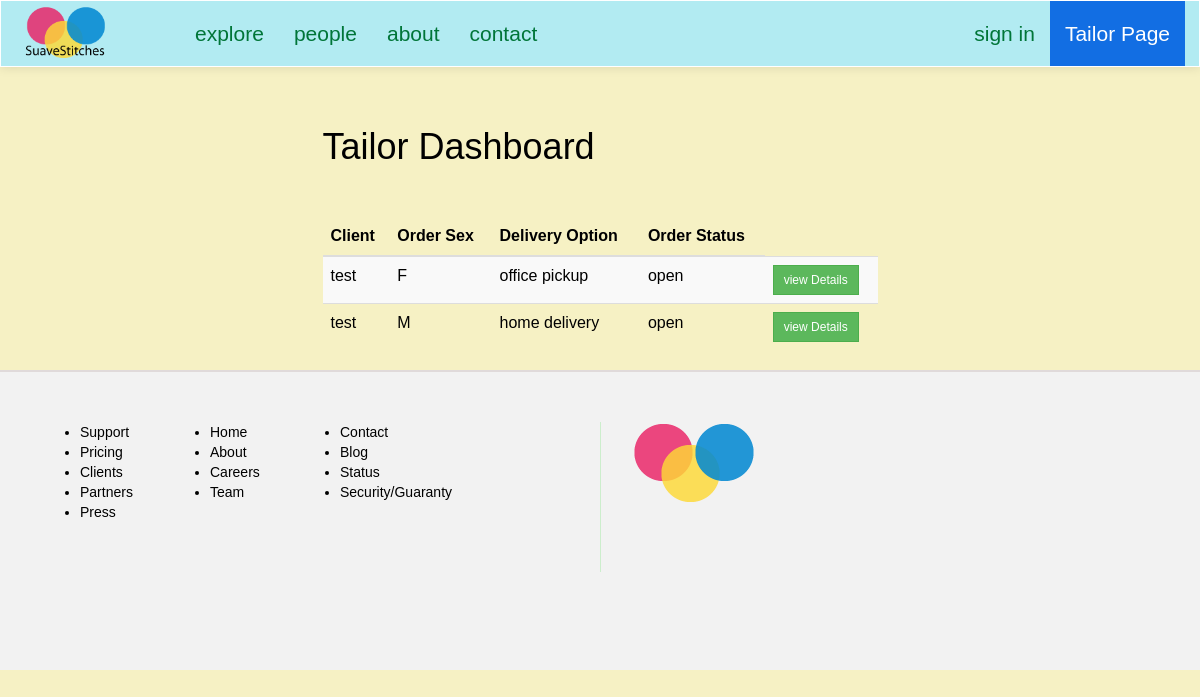
/suave/tailor/dashboard, run on an earlier commit of the app's database.
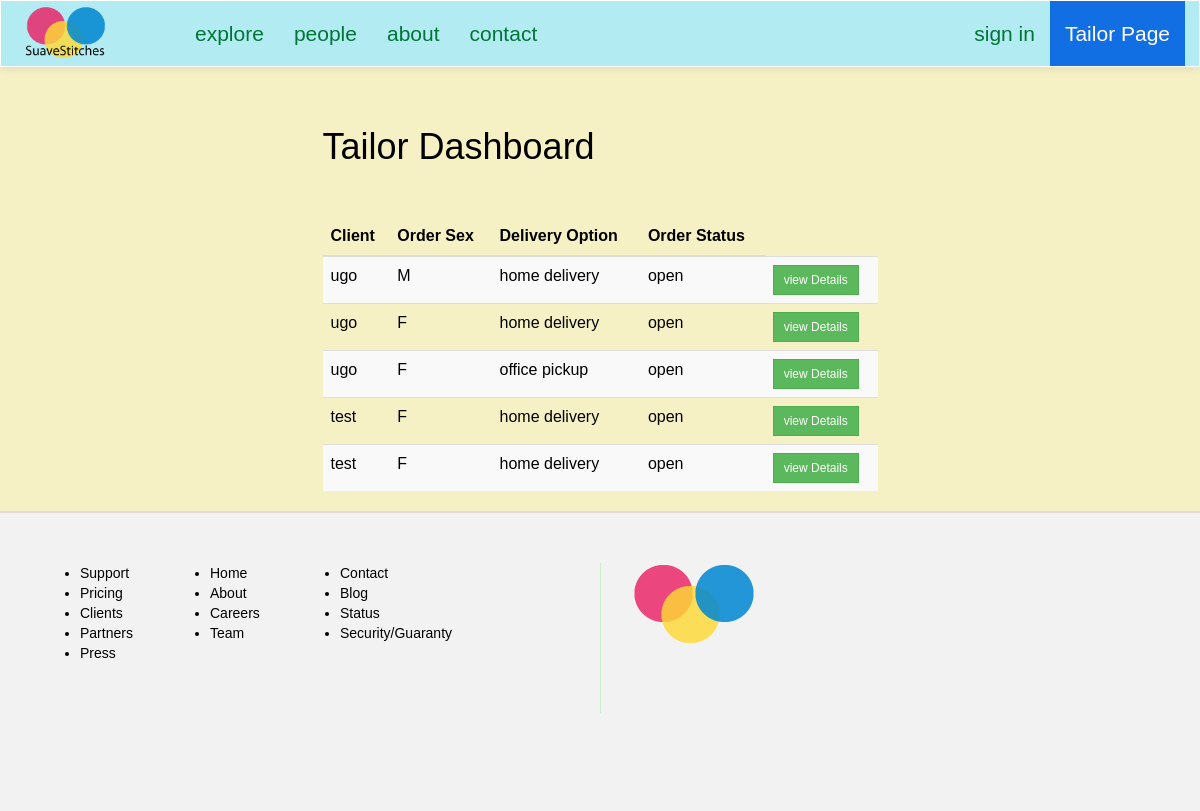
And on a later commit of the database.
### suave/models.py (models this page shows)
class Order(models.Model):
	client = models.ForeignKey(Client, null=True)
	size = models.ForeignKey(Size, null=True)
	tailor = models.ForeignKey(Tailor, null=True)
	fabric = models.ForeignKey(Fabric, null=True) #* change to foreign key with Fabric
	main_order_id = models.CharField(max_length=15, null=True)
	details = models.CharField(max_length=250, null=True) #*
	delivery_option = models.CharField(max_length=100, null=True)
	sex = models.CharField(max_length=2, default=' ')
	status = models.CharField(max_length=20, default='') #*
	cost = models.IntegerField(default=0) # final cost of order

class Client(models.Model):
	FEMALE = 'F'
	MALE = 'M'
	SEX_CHOICE = (
		(FEMALE, 'F'),
		(MALE, 'M'),
	)
	user = models.OneToOneField(User)
	address = models.CharField(max_length=200, null=True)
	preference = models.CharField(max_length=40)
	sex = models.CharField(max_length=2, choices=SEX_CHOICE, default=" ")
	def __str__(self):
		return self.user.username

### suave/views.py (the view)
def tailorDashboard(request):
	context = {}
	context['tailorPage'] = True
	orders = Order.objects.filter(status='OPEN')
	context['orders'] = orders
	return render(request, 'i/tailor/dashboard.html', context)

### suave/templates/i/tailor/dashboard.html (shortened to what this page needs)
{% extends "i/layout/base.html" %}
{% block main_section %}
<div class="col-lg-6 col-lg-offset-3"><br><br>
	<h1>Tailor Dashboard</h1>
	<br><br>
	{% if orders %}
	<table class="table table-striped table-hover">
		<thead>
			<tr>
				<th>Client</th>
				<th>Order Sex</th>
				<th>Delivery Option</th>
				<th>Order Status</th>
			</tr>
		</thead>
		<tbody>
			{% for order in orders %}
			<tr>
				<td>{{ order.client }}</td>
				<td>{{ order.sex }}</td>
				<td>{{ order.delivery_option|lower }}</td>
				<td>{{ order.status|lower }}</td>
				<td><a href="{% url 'suave:tailorOrderDetails' order.main_order_id %}" class="btn btn-success btn-sm">view Details</a></td>
			</tr>
			{% endfor %}
		</tbody>
	</table>
	{% endif %}
</div>
{% endblock %}

### suave/templates/i/layout/base.html (shortened to what this page needs)
<html>
	<head>
		{% load staticfiles %}
		<link rel="stylesheet" type="text/css" href="{% static 'css/style.css' %}">
	</head>
	{% if tailorPage %}
	<body class="tailorPage-color">
	{% else %}
	<body>
	{% endif %}
	{% if tailorPage %}
		<nav class="navbar navbar-default" role="navigation" style="background:#B2EBF2">
	{% else %}
		<nav class="navbar navbar-default" role="navigation">
	{% endif %}
			<div class="container">
				<div class="row">
					<div class="navbar-header">
						<div id="header">
							<a class="navbar-brand" href="/suave">
								<img src="{% static 'img/my_logo_1.png' %}">
							</a>
						</div>
					</div>
					<div class="collapse navbar-collapse navbar-ex1-collapse">
						<ul class="nav navbar-nav navbar-left">
							<li class=""><a href style="background:#">explore</a></li>
							<li class=""><a href="{% url 'suave:tailorHome' %}">people</a></li>
							<li class=""><a >about</a></li>
							<li class=""><a >contact</a></li>
						</ul>
						<ul class="nav navbar-nav navbar-right">
							{% if user.is_authenticated %}
							<li><a href="{% url 'suave:signout' %}" class="">sign out</a></li>
								{% if user.tailor.rate %}
									<li><a href="{% url 'suave:tailorDashboard' %}" class="">Dashboard</a></li>
								{% else %}
									<li><a href="{% url 'suave:clientDashboard' %}" class="">Dashboard</a></li>
								{% endif %}
							<li><a class="">{{user}}</a></li>
							{% else %}
							<li><a role="button" class="" data-toggle="modal" data-target=".bs-example-modal-sm">sign in</a></li>
							{% endif %}
							{% if tailorPage %}
								<li class=""><a class="" style="background:#126ee3;color:#fff">Tailor Page</a></li>
							{% endif %}
						</ul>
					</div>
				</div>
			</div>
		</nav>
		<div class="container">
			<div class="row">
					{% block main_section %}
					{% endblock %}
			</div>
		</div>
		<div class="footer">
			<div class="col-lg-6 footer-left">
				<ul class="col-sm-3">
					<li>Support</li>
					<li>Pricing</li>
					<li>Clients</li>
					<li>Partners</li>
					<li>Press</li>
				</ul>
				<ul class="col-sm-3">
					<li>Home</li>
					<li>About</li>
					<li>Careers</li>
					<li>Team</li>
				</ul>
				<ul class="col-sm-3">
					<li>Contact</li>
					<li>Blog</li>
					<li>Status</li>
					<li>Security/Guaranty</li>
				</ul>
			</div>
			<div class="col-lg-6 footer-right">
				<img src="{% static 'img/my_logo.png' %}">
			</div>
		</div>
	</body>
</html>

### suave/static/css/style.css (style rules this page uses)
.tailorPage-color { background: #90A4AE; background: #BDBDBD; background: #B2EBF2; background: #d8f0f3; background: #e8f2f3; background: #f6f1c4; }
a { text-decoration: none; }
#header img { width: 65%; }
.navbar { background-repeat: no-repeat; border-bottom: 1px solid #178ACC; box-shadow: 0px 1px 10px rgba(0, 0, 0, 0.1); border-radius: 0px; margin-bottom: 0px; }
.navbar-default { background: #fff; border-color: #fff; }
.navbar-default .navbar-brand, .navbar-default .navbar-brand:hover, .navbar-default .navbar-brand:focus, .navbar-default .navbar-nav > li > a { color: #007538; font-size: 1.5em; }
.navbar-default .navbar-nav > li > a { line-height: 35px; }
.footer { min-height: 300px; background: #f2f2f2; padding: 50px; border-top: 2px #e0dada solid; }
.footer-right { height: 150px; border-left: 1px #cec solid; }
#header { margin: -10px auto auto auto; }
* { -webkit-border-radius: 0 !important; -moz-border-radius: 0 !important; -ms-border-radius: 0 !important; border-radius: 0 !important; }
body { color: #000; font-family: weblysleek, arial; }

What changed in the data, as far as the page shows it:
removed Order: client "test", sex "F", delivery_option "office pickup", status "open"
removed Order: client "test", sex "M", delivery_option "home delivery", status "open"
added Order: client "ugo", sex "M", delivery_option "home delivery", status "open"
added Order: client "ugo", sex "F", delivery_option "home delivery", status "open"
added Order: client "ugo", sex "F", delivery_option "office pickup", status "open"
added Order: client "test", sex "F", delivery_option "home delivery", status "open"
added Order: client "test", sex "F", delivery_option "home delivery", status "open"
